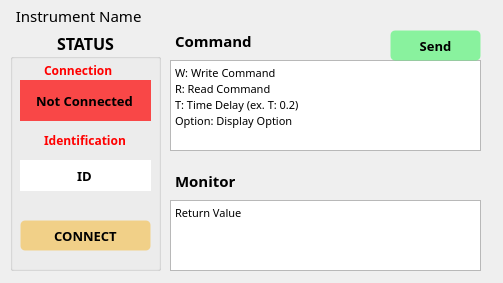
<?xml version="1.0" encoding="UTF-8"?>
<ui version="4.0">
 <class>Form</class>
 <widget class="QWidget" name="Form">
  <property name="geometry">
   <rect>
    <x>0</x>
    <y>0</y>
    <width>503</width>
    <height>283</height>
   </rect>
  </property>
  <property name="sizePolicy">
   <sizepolicy hsizetype="Expanding" vsizetype="Expanding">
    <horstretch>0</horstretch>
    <verstretch>0</verstretch>
   </sizepolicy>
  </property>
  <property name="windowTitle">
   <string>VISA QT</string>
  </property>
  <widget class="QGroupBox" name="Status_groupBox">
   <property name="geometry">
    <rect>
     <x>10</x>
     <y>30</y>
     <width>151</width>
     <height>241</height>
    </rect>
   </property>
   <property name="font">
    <font>
     <family>Arial Black</family>
     <pointsize>12</pointsize>
     <weight>75</weight>
     <bold>true</bold>
    </font>
   </property>
   <property name="styleSheet">
    <string notr="true"/>
   </property>
   <property name="title">
    <string>STATUS</string>
   </property>
   <property name="alignment">
    <set>Qt::AlignCenter</set>
   </property>
   <widget class="QLabel" name="label_65">
    <property name="geometry">
     <rect>
      <x>30</x>
      <y>20</y>
      <width>91</width>
      <height>41</height>
     </rect>
    </property>
    <property name="font">
     <font>
      <family>Arial Black</family>
      <pointsize>9</pointsize>
      <weight>75</weight>
      <bold>true</bold>
     </font>
    </property>
    <property name="styleSheet">
     <string notr="true">border: 1px solid transparent;
color: red;</string>
    </property>
    <property name="text">
     <string>Connection</string>
    </property>
   </widget>
   <widget class="QLineEdit" name="line_ID">
    <property name="geometry">
     <rect>
      <x>10</x>
      <y>130</y>
      <width>131</width>
      <height>31</height>
     </rect>
    </property>
    <property name="font">
     <font>
      <family>Arial Black</family>
      <pointsize>10</pointsize>
      <weight>75</weight>
      <bold>true</bold>
     </font>
    </property>
    <property name="layoutDirection">
     <enum>Qt::LeftToRight</enum>
    </property>
    <property name="styleSheet">
     <string notr="true">qproperty-cursorPosition: 0;
border: 1px solid transparent;</string>
    </property>
    <property name="text">
     <string>ID</string>
    </property>
    <property name="frame">
     <bool>true</bool>
    </property>
    <property name="alignment">
     <set>Qt::AlignCenter</set>
    </property>
    <property name="readOnly">
     <bool>true</bool>
    </property>
   </widget>
   <widget class="QLineEdit" name="line_connect_status">
    <property name="geometry">
     <rect>
      <x>10</x>
      <y>50</y>
      <width>131</width>
      <height>41</height>
     </rect>
    </property>
    <property name="font">
     <font>
      <family>Arial Black</family>
      <pointsize>10</pointsize>
      <weight>75</weight>
      <bold>true</bold>
     </font>
    </property>
    <property name="layoutDirection">
     <enum>Qt::LeftToRight</enum>
    </property>
    <property name="styleSheet">
     <string notr="true">qproperty-cursorPosition: 0;
border: 1px solid transparent;
background-color: rgba(255, 0, 0, 0.70)</string>
    </property>
    <property name="text">
     <string>Not Connected</string>
    </property>
    <property name="frame">
     <bool>true</bool>
    </property>
    <property name="alignment">
     <set>Qt::AlignCenter</set>
    </property>
    <property name="readOnly">
     <bool>true</bool>
    </property>
   </widget>
   <widget class="QLabel" name="label_66">
    <property name="geometry">
     <rect>
      <x>30</x>
      <y>90</y>
      <width>101</width>
      <height>41</height>
     </rect>
    </property>
    <property name="font">
     <font>
      <family>Arial Black</family>
      <pointsize>9</pointsize>
      <weight>75</weight>
      <bold>true</bold>
     </font>
    </property>
    <property name="styleSheet">
     <string notr="true">border: 1px solid transparent;
color: red;</string>
    </property>
    <property name="text">
     <string>Identification</string>
    </property>
   </widget>
   <widget class="QPushButton" name="btn_Connect">
    <property name="geometry">
     <rect>
      <x>10</x>
      <y>190</y>
      <width>131</width>
      <height>31</height>
     </rect>
    </property>
    <property name="font">
     <font>
      <family>Arial Black</family>
      <pointsize>10</pointsize>
      <weight>75</weight>
      <bold>true</bold>
     </font>
    </property>
    <property name="styleSheet">
     <string notr="true">QPushButton{
	color: black;
	background-color: rgba(245, 188, 66, 150);
	border-radius: 5px;
	border: 1px solid transparent;
}
QPushButton::pressed{
background-color : blue; color: blue
}
QPushButton::hover{
background-color: lightblue;
}</string>
    </property>
    <property name="text">
     <string>CONNECT</string>
    </property>
    <property name="icon">
     <iconset>
      <normaloff>../img/usb.png</normaloff>../img/usb.png</iconset>
    </property>
    <property name="iconSize">
     <size>
      <width>21</width>
      <height>21</height>
     </size>
    </property>
   </widget>
  </widget>
  <widget class="QLabel" name="label_name">
   <property name="geometry">
    <rect>
     <x>8</x>
     <y>0</y>
     <width>571</width>
     <height>31</height>
    </rect>
   </property>
   <property name="font">
    <font>
     <family>LG Smart UI SemiBold</family>
     <pointsize>11</pointsize>
    </font>
   </property>
   <property name="text">
    <string>  Instrument Name</string>
   </property>
  </widget>
  <widget class="QLabel" name="label_67">
   <property name="geometry">
    <rect>
     <x>170</x>
     <y>10</y>
     <width>111</width>
     <height>61</height>
    </rect>
   </property>
   <property name="font">
    <font>
     <family>Arial Black</family>
     <pointsize>11</pointsize>
     <weight>75</weight>
     <bold>true</bold>
    </font>
   </property>
   <property name="styleSheet">
    <string notr="true">border: 1px solid transparent;
color: black;</string>
   </property>
   <property name="text">
    <string>Command</string>
   </property>
  </widget>
  <widget class="QPlainTextEdit" name="pText_cmd">
   <property name="geometry">
    <rect>
     <x>170</x>
     <y>60</y>
     <width>311</width>
     <height>91</height>
    </rect>
   </property>
   <property name="sizePolicy">
    <sizepolicy hsizetype="Expanding" vsizetype="Expanding">
     <horstretch>0</horstretch>
     <verstretch>0</verstretch>
    </sizepolicy>
   </property>
   <property name="font">
    <font>
     <family>Arial Black</family>
     <pointsize>8</pointsize>
    </font>
   </property>
   <property name="styleSheet">
    <string notr="true"/>
   </property>
   <property name="plainText">
    <string>W: Write Command
R: Read Command
T: Time Delay (ex. T: 0.2)
Option: Display Option</string>
   </property>
  </widget>
  <widget class="QPushButton" name="btn_send">
   <property name="geometry">
    <rect>
     <x>390</x>
     <y>30</y>
     <width>91</width>
     <height>31</height>
    </rect>
   </property>
   <property name="font">
    <font>
     <family>Arial Black</family>
     <pointsize>10</pointsize>
     <weight>75</weight>
     <bold>true</bold>
    </font>
   </property>
   <property name="styleSheet">
    <string notr="true">QPushButton{
	color: black;
	background-color: rgba(66, 245, 102, 150);
	border-radius: 5px;
	border: 1px solid transparent;
}
QPushButton::pressed{
background-color : blue; color: blue
}
QPushButton::hover{
background-color: lightgreen;
}</string>
   </property>
   <property name="text">
    <string>Send</string>
   </property>
   <property name="icon">
    <iconset>
     <normaloff>../img/send.png</normaloff>../img/send.png</iconset>
   </property>
   <property name="iconSize">
    <size>
     <width>13</width>
     <height>13</height>
    </size>
   </property>
   <property name="checkable">
    <bool>true</bool>
   </property>
   <property name="checked">
    <bool>true</bool>
   </property>
  </widget>
  <widget class="QPlainTextEdit" name="pText_monitor">
   <property name="geometry">
    <rect>
     <x>170</x>
     <y>200</y>
     <width>311</width>
     <height>71</height>
    </rect>
   </property>
   <property name="sizePolicy">
    <sizepolicy hsizetype="Expanding" vsizetype="Expanding">
     <horstretch>0</horstretch>
     <verstretch>0</verstretch>
    </sizepolicy>
   </property>
   <property name="font">
    <font>
     <family>Arial Black</family>
     <pointsize>8</pointsize>
    </font>
   </property>
   <property name="plainText">
    <string>Return Value</string>
   </property>
  </widget>
  <widget class="QLabel" name="label_68">
   <property name="geometry">
    <rect>
     <x>170</x>
     <y>150</y>
     <width>111</width>
     <height>61</height>
    </rect>
   </property>
   <property name="font">
    <font>
     <family>Arial Black</family>
     <pointsize>11</pointsize>
     <weight>75</weight>
     <bold>true</bold>
    </font>
   </property>
   <property name="styleSheet">
    <string notr="true">border: 1px solid transparent;
color: black;</string>
   </property>
   <property name="text">
    <string>Monitor</string>
   </property>
  </widget>
 </widget>
 <resources/>
 <connections/>
</ui>
